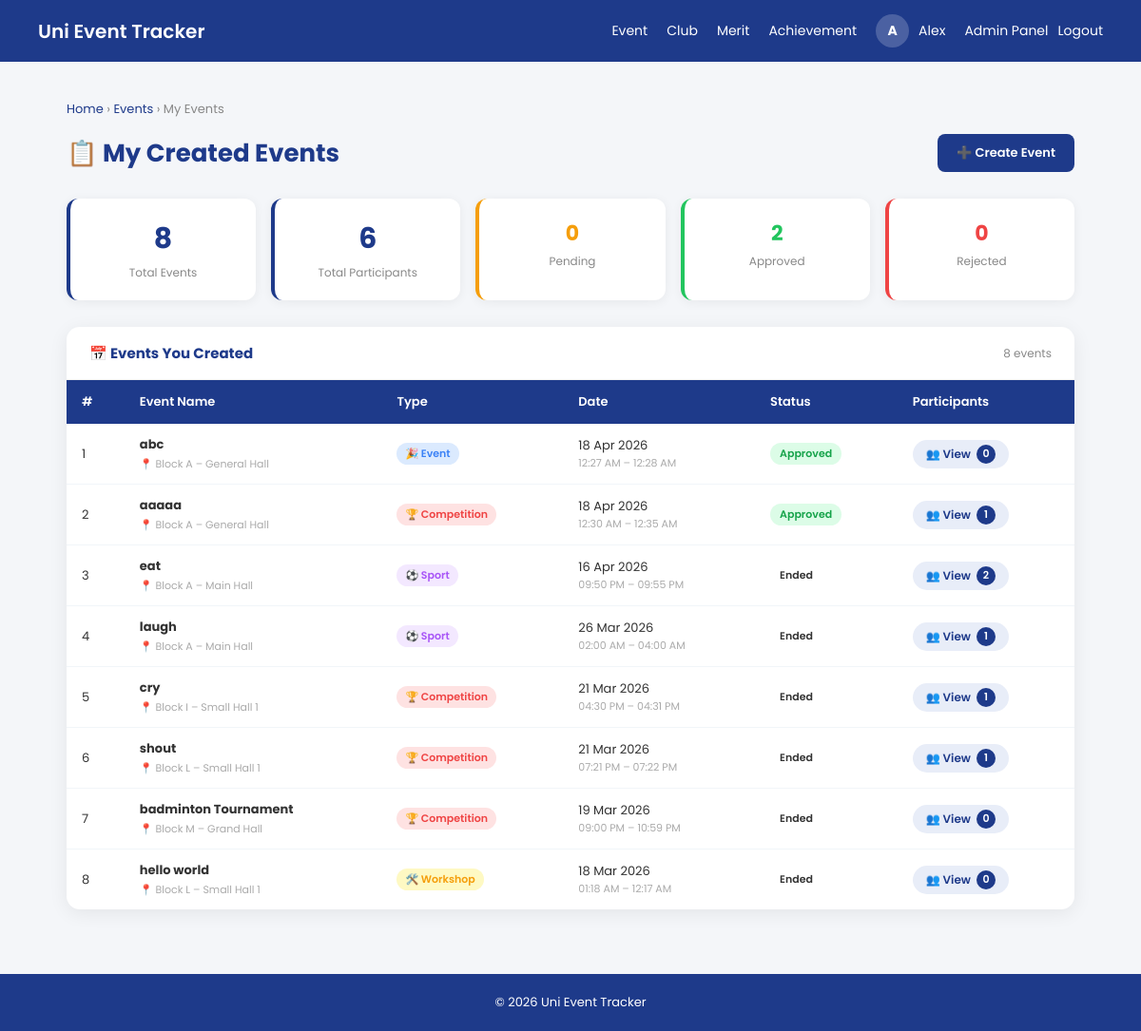
The page /Event/my_events.php (signed in) on the database its author committed.
### tables this page shows
CREATE TABLE `event` (
  `EventId` int(10) NOT NULL,
  `UserId` int(10) NOT NULL,
  `EventName` varchar(50) NOT NULL,
  `EventType` varchar(30) NOT NULL,
  `EventInfo` varchar(500) NOT NULL,
  `EventDate` date NOT NULL,
  `EventStartTime` time NOT NULL,
  `EventEndTime` time NOT NULL,
  `EventBlock` varchar(10) NOT NULL,
  `EventHall` varchar(50) NOT NULL,
  `EventImage` varchar(255) NOT NULL,
  `EventStatus` varchar(10) NOT NULL,
  `Register_date` datetime NOT NULL
);

### Event/my_events.php (the view, shortened to what this page needs)
<?php
require('../database.php');
$isAdmin = (strtolower($_SESSION['role'] ?? '') === 'admin');
if($isAdmin){
    $events = $con->query("
        SELECT e.*,
               u.username AS creator,
               COUNT(p.id) AS participant_count
        FROM event e
        LEFT JOIN user u ON e.UserId = u.id
        LEFT JOIN event_participant p ON p.eventid = e.EventId
        GROUP BY e.EventId
        ORDER BY e.EventDate DESC
    ");
}
$eventRows = [];
while($r = $events->fetch_assoc()) $eventRows[] = $r;
$viewEventId = isset($_GET['event_id']) ? intval($_GET['event_id']) : 0;
$catConfig = [
    'Competition'       => ['icon'=>'🏆','color'=>'#ef4444','bg'=>'#fee2e2'],
    'Event'             => ['icon'=>'🎉','color'=>'#3b82f6','bg'=>'#dbeafe'],
    'Service/Volunteer' => ['icon'=>'🤝','color'=>'#22c55e','bg'=>'#dcfce7'],
    'Workshop'          => ['icon'=>'🛠️','color'=>'#f59e0b','bg'=>'#fef9c3'],
    'Sport'             => ['icon'=>'⚽','color'=>'#a855f7','bg'=>'#f3e8ff'],
];
?>
<!DOCTYPE html>
<html lang="en">
<head>
</head>
<body>
<header>
    <div class="logo"><a href="../index.php">Uni Event Tracker</a></div>
    <nav>
        <a href="../Event/event_dashboard.php">Event</a>
        <a href="../clubtracker/clubHandler.php">Club</a>
        <a href="../merit/merit_dashboard.php">Merit</a>
        <a href="../achievement/achievement_dashboard.php">Achievement</a>
         <?php if(isset($_SESSION['username'])){ ?>
        <div class="user-menu">
            <div class="avatar-circle" <a href="user/userprofile.php"><?php echo strtoupper(mb_substr($_SESSION['username'], 0, 1)); ?></div>
            <a href="../user/userprofile.php"><span><?php echo htmlspecialchars($_SESSION['username'], ENT_QUOTES, 'UTF-8'); ?></span><a>
            <?php if(isset($_SESSION['role']) && $_SESSION['role'] == 'admin'){ ?>
            <a href="../Admin/admin_dashboard.php">Admin Panel</a>
            <?php } ?>
            <a href="../logout.php">Logout</a>
        </div>
        <?php } else { ?>
        <a href="../register.php">Register</a>
        <a href="../login.php">Login</a>
        <?php } ?>
    </nav>
</header>
<div class="page-wrapper">
    <div class="breadcrumb">
        <a href="../index.php">Home</a> ›
        <a href="event_dashboard.php">Events</a> ›
        My Events
    </div>
    <div class="page-title">
        <h2>📋 My Created Events</h2>
        <a href="eventHandler.php" style="background:#1E3A8A;color:white;padding:10px 20px;border-radius:8px;text-decoration:none;font-size:13px;font-weight:600;">➕ Create Event</a>
    </div>
    <?php
    $totalEvents = count($eventRows);
    $totalParticipants = array_sum(array_column($eventRows, 'participant_count'));
    $statusCount = ['Pending'=>0,'Approved'=>0,'Rejected'=>0];
    foreach($eventRows as $r) {
        if(isset($statusCount[$r['EventStatus']])) $statusCount[$r['EventStatus']]++;
    }
    ?>
    <div class="stats-row">
        <div class="stat-card">
            <div class="val"><?= $totalEvents ?></div>
            <div class="lbl">Total Events</div>
        </div>
        <div class="stat-card">
            <div class="val"><?= $totalParticipants ?></div>
            <div class="lbl">Total Participants</div>
        </div>
        <div class="stat-card c" style="--c:#f59e0b">
            <div class="val"><?= $statusCount['Pending'] ?></div>
            <div class="lbl">Pending</div>
        </div>
        <div class="stat-card c" style="--c:#22c55e">
            <div class="val"><?= $statusCount['Approved'] ?></div>
            <div class="lbl">Approved</div>
        </div>
        <div class="stat-card c" style="--c:#ef4444">
            <div class="val"><?= $statusCount['Rejected'] ?></div>
            <div class="lbl">Rejected</div>
        </div>
    </div>
    <div class="card">
        <div class="card-header">
            <h3>📅 Events You Created</h3>
            <span style="font-size:12px;color:#888;"><?= $totalEvents ?> event<?= $totalEvents!=1?'s':'' ?></span>
        </div>
        <?php if(empty($eventRows)): ?>
        <div style="text-align:center;padding:50px;color:#aaa;">
            <div style="font-size:40px;margin-bottom:12px">📭</div>
            <p style="font-size:14px">You haven't created any events yet.<br>
            <a href="eventHandler.php" style="color:#1E3A8A;font-weight:600">Create your first event!</a></p>
        </div>
        <?php else: ?>
        <table>
            <thead>
                <tr>
                    <th>#</th>
                    <th>Event Name</th>
                    <th>Type</th>
                    <th>Date</th>
                    <th>Status</th>
                    <th>Participants</th>
                </tr>
            </thead>
            <tbody>
            <?php foreach($eventRows as $i => $row):
                $cat = $catConfig[$row['EventType']] ?? ['icon'=>'📌','color'=>'#888','bg'=>'#f1f5f9'];
                $isActive = ($viewEventId === intval($row['EventId']));
            ?>
            <tr style="<?= $isActive ? 'background:#f0f4ff;' : '' ?>">
                <td><?= $i+1 ?></td>
                <td>
                    <strong><?= htmlspecialchars($row['EventName'],ENT_QUOTES,'UTF-8') ?></strong>
                    <div style="font-size:11px;color:#aaa;margin-top:2px">
                        📍 Block <?= htmlspecialchars($row['EventBlock'],ENT_QUOTES,'UTF-8') ?> – <?= htmlspecialchars($row['EventHall'],ENT_QUOTES,'UTF-8') ?>
                    </div>
                </td>
                <td>
                    <span class="type-badge" style="background:<?= $cat['bg'] ?>;color:<?= $cat['color'] ?>">
                        <?= $cat['icon'] ?> <?= htmlspecialchars($row['EventType'],ENT_QUOTES,'UTF-8') ?>
                    </span>
                </td>
                <td>
                    <?= date('d M Y', strtotime($row['EventDate'])) ?>
                    <div style="font-size:11px;color:#aaa">
                        <?= date('h:i A', strtotime($row['EventStartTime'])) ?> – <?= date('h:i A', strtotime($row['EventEndTime'])) ?>
                    </div>
                </td>
                <td><span class="badge badge-<?= strtolower($row['EventStatus']) ?>"><?= $row['EventStatus'] ?></span></td>
                <td>
                    <a class="btn-participants" href="my_events.php?event_id=<?= $row['EventId'] ?>#participants">
                        👥 View
                        <span class="count"><?= $row['participant_count'] ?></span>
                    </a>
                </td>
            </tr>
            <?php endforeach; ?>
            </tbody>
        </table>
        <?php endif; ?>
    </div>
</div>
<footer>© 2026 Uni Event Tracker</footer>
</body>
</html>

### Event/my_events.php (style rules this page uses)
* { box-sizing:border-box;margin:0;padding:0; }
body { font-family:'Poppins',sans-serif;background:#f4f6f9;min-height:100vh;display:flex;flex-direction:column; }
header { display:flex;justify-content:space-between;align-items:center;padding:15px 40px;background:#1E3A8A;color:white; }
.logo a { font-size:20px;font-weight:600;color:white;text-decoration:none; }
nav { display:flex;align-items:center;gap:20px; }
nav a { color:white;text-decoration:none;font-size:14px; }
.user-menu { display:flex;align-items:center;gap:10px; }
.avatar-circle { width:35px;height:35px;border-radius:50%;background:rgba(255,255,255,0.2);display:flex;align-items:center;justify-content:center;font-weight:700;font-size:14px;color:white; }
.page-wrapper { flex:1;max-width:1100px;margin:40px auto;padding:0 20px;width:100%; }
.breadcrumb { font-size:13px;color:#888;margin-bottom:16px; }
.breadcrumb a { color:#1E3A8A;text-decoration:none; }
.page-title { display:flex;justify-content:space-between;align-items:center;margin-bottom:28px;flex-wrap:wrap;gap:12px; }
.page-title h2 { font-size:26px;font-weight:700;color:#1E3A8A; }
.stats-row { display:grid;grid-template-columns:repeat(auto-fit,minmax(160px,1fr));gap:16px;margin-bottom:28px; }
.stat-card { background:white;border-radius:12px;padding:20px;box-shadow:0 2px 12px rgba(0,0,0,0.06);text-align:center;border-left:4px solid #1E3A8A; }
.stat-card .val { font-size:30px;font-weight:700;color:#1E3A8A; }
.stat-card .lbl { font-size:12px;color:#888;margin-top:4px; }
.stat-card.c { border-left-color:var(--c); }
.stat-card.c .val { color:var(--c);font-size:22px; }
.card { background:white;border-radius:14px;box-shadow:0 4px 20px rgba(0,0,0,0.07);overflow:hidden;margin-bottom:28px; }
.card-header { padding:16px 24px;border-bottom:1px solid #f0f0f0;display:flex;align-items:center;justify-content:space-between; }
.card-header h3 { font-size:15px;font-weight:700;color:#1E3A8A; }
table { width:100%;border-collapse:collapse; }
thead { background:#1E3A8A;color:white; }
thead th { padding:13px 16px;text-align:left;font-size:13px;font-weight:600; }
tbody tr { border-bottom:1px solid #f1f5f9;transition:background 0.15s; }
tbody td { padding:12px 16px;font-size:13px;color:#333;vertical-align:middle; }
tbody tr:last-child { border-bottom:none; }
.badge { display:inline-block;padding:3px 10px;border-radius:20px;font-size:11px;font-weight:600; }
.badge-approved { background:#dcfce7;color:#16a34a; }
.btn-participants { display:inline-flex;align-items:center;gap:6px;padding:5px 14px;background:#e8edf8;color:#1E3A8A;border-radius:20px;font-size:12px;font-weight:600;text-decoration:none;transition:background 0.2s;border:none;cursor:pointer;font-family:'Poppins',sans-serif; }
.btn-participants .count { background:#1E3A8A;color:white;border-radius:50%;width:20px;height:20px;display:inline-flex;align-items:center;justify-content:center;font-size:11px; }
.type-badge { display:inline-flex;align-items:center;gap:4px;padding:3px 9px;border-radius:20px;font-size:11px;font-weight:600; }
footer { text-align:center;padding:20px;background:#1E3A8A;color:white;font-size:13px;margin-top:auto; }

### rows shown on the page
event: EventImage "0", EventName "eat", EventBlock "A", EventHall "Main Hall", EventType "⚽", EventType "Sport", EventDate "16 Apr 2026", EventStartTime "09:50 PM", EventEndTime "09:55 PM", EventStatus "Ended", participant_count "2"
event: EventName "abc", EventBlock "A", EventHall "General Hall", EventType "🎉", EventType "Event", EventDate "18 Apr 2026", EventStartTime "12:27 AM", EventEndTime "12:28 AM", EventStatus "Approved", participant_count "0"
event: EventName "aaaaa", EventBlock "A", EventHall "General Hall", EventType "🏆", EventType "Competition", EventDate "18 Apr 2026", EventStartTime "12:30 AM", EventEndTime "12:35 AM", EventStatus "Approved", participant_count "1"
event: EventName "laugh", EventBlock "A", EventHall "Main Hall", EventType "⚽", EventType "Sport", EventDate "26 Mar 2026", EventStartTime "02:00 AM", EventEndTime "04:00 AM", EventStatus "Ended", participant_count "1"
event: EventName "cry", EventBlock "I", EventHall "Small Hall 1", EventType "🏆", EventType "Competition", EventDate "21 Mar 2026", EventStartTime "04:30 PM", EventEndTime "04:31 PM", EventStatus "Ended", participant_count "1"
event: EventName "shout", EventBlock "L", EventHall "Small Hall 1", EventType "🏆", EventType "Competition", EventDate "21 Mar 2026", EventStartTime "07:21 PM", EventEndTime "07:22 PM", EventStatus "Ended", participant_count "1"
event: EventName "badminton Tournament", EventBlock "M", EventHall "Grand Hall", EventType "🏆", EventType "Competition", EventDate "19 Mar 2026", EventStartTime "09:00 PM", EventEndTime "10:59 PM", EventStatus "Ended", participant_count "0"
event: EventName "hello world", EventBlock "L", EventHall "Small Hall 1", EventType "🛠️", EventType "Workshop", EventDate "18 Mar 2026", EventStartTime "01:18 AM", EventEndTime "12:17 AM", EventStatus "Ended", participant_count "0"

### other values the page prints
mb_substr($_SESSION['username'], 0, 1) "A"
$_SESSION['username'] "Alex"
$totalEvents "8"
$totalParticipants "6"
$statusCount['Approved'] "2"
